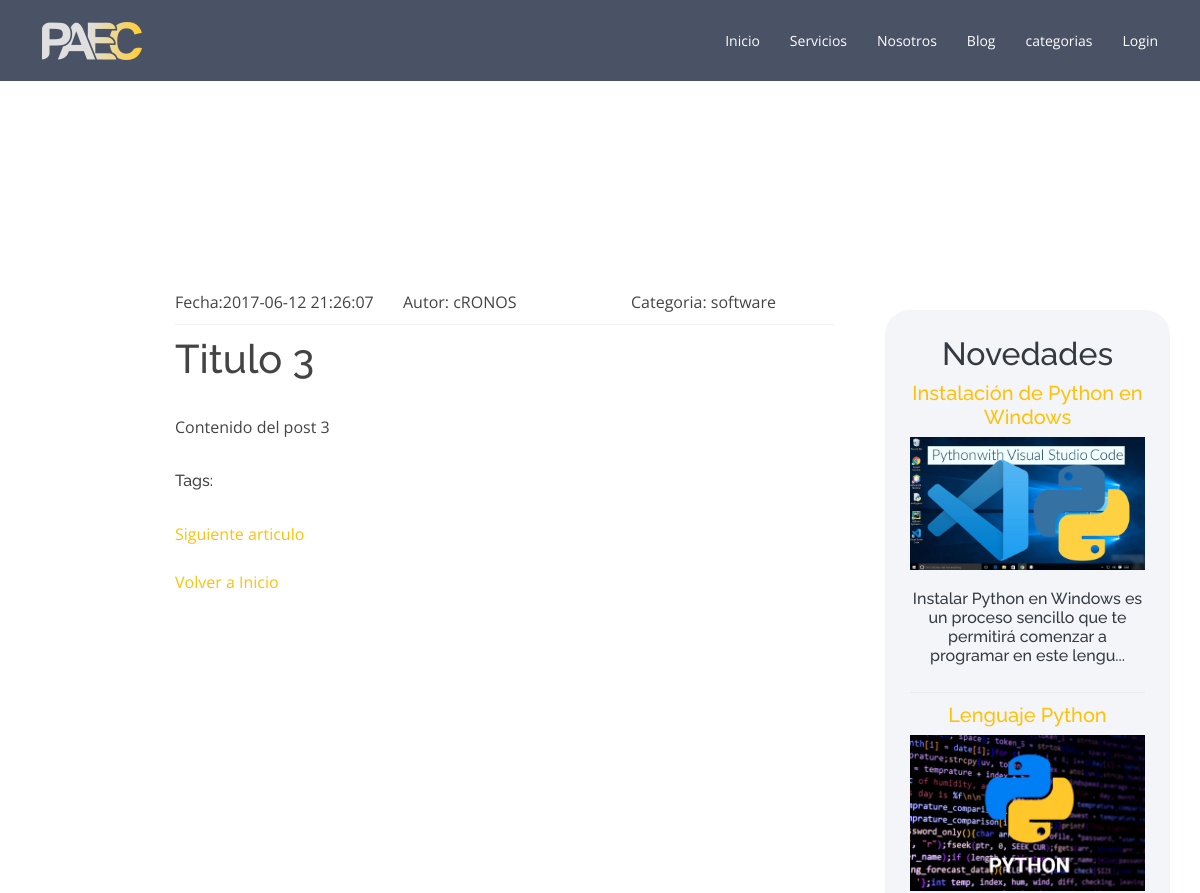
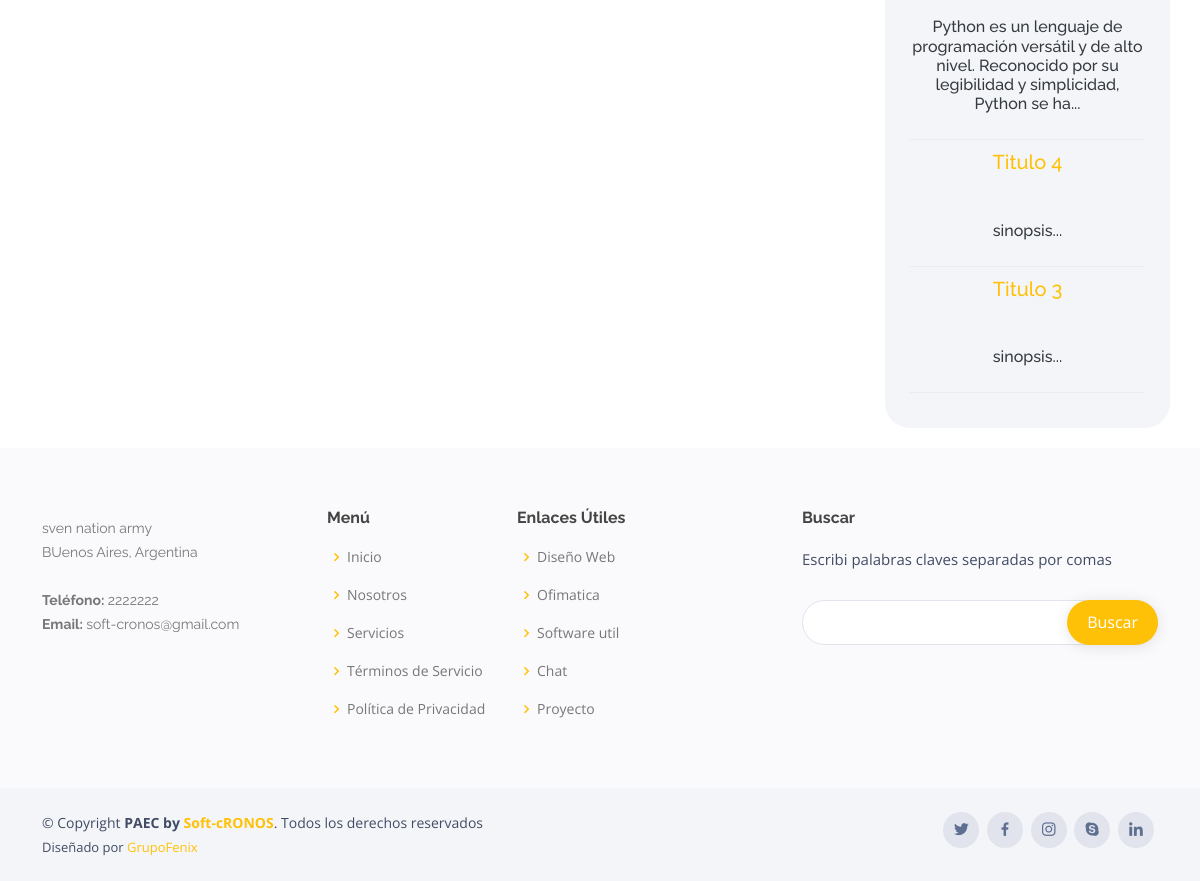
Screenshot of /post.php?id=3 with the database file from the repository (2 pictures, top to bottom).
### tables this page shows
CREATE TABLE post (
  id int(11) NOT NULL PRIMARY KEY AUTO_INCREMENT,
  id_categoria int NOT NULL,
  id_autor int NOT NULL,
  title varchar(200) NOT NULL,
  sinopsis varchar(800) NOT NULL,
  content TEXT NOT NULL,
  date timestamp NOT NULL DEFAULT CURRENT_TIMESTAMP ON UPDATE CURRENT_TIMESTAMP,
  image_url varchar(255) DEFAULT NULL,
  tags varchar(100),
  foreign key (id_categoria) references categorias(id_categoria),
  foreign key (id_autor) references autor(id_autor)
);

CREATE TABLE autor (
    id_autor INT NOT NULL PRIMARY KEY AUTO_INCREMENT,
    nick varchar(30) NOT NULL,
    nombre varchar(50),
    apellido varchar(50),
    mail varchar(50),
    profesion varchar(50)
);

CREATE TABLE categorias(
    id_categoria INT(3) NOT NULL PRIMARY KEY AUTO_INCREMENT,
    nombre varchar(30) NOT NULL,
    detalle varchar(100)
);

CREATE TABLE empresa (
    id_empresa INT NOT NULL PRIMARY KEY AUTO_INCREMENT,
    nombre varchar(30) NOT NULL,
    abreviatura varchar(5), 
    mail varchar(50),
    telefono varchar(50),
    direccion varchar(50),
    numero varchar(50)
);

### modulos/funciones.php (called while the page is built, shortened)
<?php
function openConex(){
    $conn = new mysqli(DBHOST, DBUSER, DBPWD, DBNAME);
    $conn->set_charset("utf8");
    return $conn;
}
function getPosts()
{
    $mysqli = openConex();
    $stmt = $mysqli -> prepare("SELECT p.id, p.title, p.sinopsis, p.content, p.date, p.image_url, a.nick AS nick, c.nombre AS categoria
                                FROM post p
                                INNER JOIN autor a ON p.id_autor = a.id_autor
                                INNER JOIN categorias c ON p.id_categoria = c.id_categoria
                                ORDER BY p.id DESC
                                LIMIT 30;");
    $stmt->execute();
    $result = $stmt->get_result();
    return $result;
}
function getPostById($id)
{
    $mysqli = openConex();
    $stmt = $mysqli -> prepare("SELECT p.id, p.title, p.sinopsis, p.content, p.date, p.image_url, a.nick AS nick, c.nombre AS categoria
                                FROM post p
                                INNER JOIN autor a ON p.id_autor = a.id_autor
                                INNER JOIN categorias c ON p.id_categoria = c.id_categoria
                                WHERE id = ?
                                ORDER BY p.id DESC");
    $stmt->bind_param("i", $id);
    $stmt->execute();
    $result = $stmt->get_result();
    $row = $result->fetch_assoc();
    return $row;
}
function getEmpresa()
{
    $conn = openConex();
    $stmt = $conn->prepare("SELECT * FROM empresa");
    $stmt->execute();
    $result = $stmt->get_result();
    $datos = $result->fetch_assoc();
    return $datos;
}
?>

### post.php (the view, shortened to what this page needs)
<?php
  require_once 'modulos/funciones.php';
  $post = getPostById($_GET['id']);
?>
<body>
  <main id="main">
  <div class="banner-post align-items-center justify-content-center" style="width: 100%; height: 290px; overflow: hidden;">
  </div>
    <section class="inner-page">
      <div class="container">
        <div class="row">
            <div class="col-1">
            </div>
            <div class="col contenido">
              <div class=row>
                <div class="col">
                  <div>Fecha:<?php echo $post['date'] ?></div>
                </div>
                <div class="col">
                  <div>Autor: <?php echo $post['nick'] ?></div>
                </div>
                <div class="col">
                  <div>Categoria: <?php echo $post['categoria'] ?></div>
                </div>
              </div>
              <hr class="separator">
              <h1><?php echo $post['title'] ?></h1>
              <br>
              <div>
                <?php echo $post['content'] ?>
              </div>
              <div class="post-footer">
                <div>
                  <h6>Tags:
                  </h6>
                </div>
                <br>
                  <a href="post.php?id=<?php echo intval($_GET['id']) + 1 ?>">Siguiente articulo</a>
                <br>
                <br>
                  <a href="index.php">Volver a Inicio</a>
              </div>
            </div>
            <div class="col-3 rightbar align-items-center justify-content-center">
              <?php
                include "themes/rightbar.php";
              ?>
            </div>
        </div>
      </div>
    </section>
  </main>
  <?php
  include "themes/footer.php";
  ?>
</body>
</html>

### themes/rightbar.php (shortened to what this page needs)
<h2>Novedades <?php
$posts = getPosts();
$contador = 0; ?></h2>
<ul  style="list-style: none;">
<?php foreach ($posts as $post):
    if ($contador < 4) {?>
<li>
<h6>
<a href="post.php?id=<?php echo $post['id'] ?>">
    <div class="row">
    <h5><?php echo $post['title'] ?></h5>
    </div>
    <div class="row">
    <div class="col">
        <img src="<?php echo $post['image_url'] ?>" class="img-fluid" alt="">
        <p><?php echo $post['sinopsis'] ?>...</p>
    </div>
    </div>
</a>
</li>
<hr class="separator">
<?php
        $contador++;
    }
endforeach; ?>

### themes/footer.php
<footer id="footer">
  <div class="footer-top">
      <div class="container">
          <div class="row">
              <div class="col-lg-3 col-md-6 footer-contact">
                  <h3><?php
                  $datos_empresa = getEmpresa();
                  $direccion =
                  $telefono = $datos_empresa['telefono'];
                  $mail = $datos_empresa['mail'];
                  echo $nombre; ?></h3>
                  <p>
                      <?php echo $datos_empresa['direccion'];; ?><br>
                      BUenos Aires, Argentina<br><br>
                      <strong>Teléfono: </strong><?php echo $telefono; ?><br>
                      <strong>Email: </strong><?php echo $mail; ?><br>
                  </p>
              </div>
              <div class="col-lg-2 col-md-6 footer-links">
                  <h4>Menú</h4>
                  <ul>
                      <li><i class="bx bx-chevron-right"></i> <a href="#">Inicio</a></li>
                      <li><i class="bx bx-chevron-right"></i> <a href="#">Nosotros</a></li>
                      <li><i class="bx bx-chevron-right"></i> <a href="#">Servicios</a></li>
                      <li><i class="bx bx-chevron-right"></i> <a href="#">Términos de Servicio</a></li>
                      <li><i class="bx bx-chevron-right"></i> <a href="#">Política de Privacidad</a></li>
                  </ul>
              </div>
              <div class="col-lg-3 col-md-6 footer-links">
                  <h4>Enlaces Útiles</h4>
                  <ul>
                      <li><i class="bx bx-chevron-right"></i> <a href="#">Diseño Web</a></li>
                      <li><i class="bx bx-chevron-right"></i> <a href="#">Ofimatica</a></li>
                      <li><i class="bx bx-chevron-right"></i> <a href="#">Software util</a></li>
                      <li><i class="bx bx-chevron-right"></i> <a href="#">Chat</a></li>
                      <li><i class="bx bx-chevron-right"></i> <a href="#">Proyecto</a></li>
                  </ul>
              </div>
              <div class="col-lg-4 col-md-6 footer-newsletter">
                  <h4>Buscar</h4>
                  <p>Escribi palabras claves separadas por comas</p>
                  <form action="" method="post">
                      <input type="email" name="email"><input type="submit" value="Buscar">
                  </form>
              </div>
          </div>
      </div>
  </div>
  <div class="container d-md-flex py-4">
      <div class="me-md-auto text-center text-md-start">
          <div class="copyright">
            &copy; Copyright <strong><span>PAEC by <a href="https://soft-cronos.com/">Soft-cRONOS</a></span></strong>. Todos los derechos reservados
          </div>
          <div class="credits">
              Diseñado por <a href="https://grupofenix.ar/">GrupoFenix</a>
          </div>
      </div>
      <div class="social-links text-center text-md-right pt-3 pt-md-0">
          <a href="#" class="twitter"><i class="bx bxl-twitter"></i></a>
          <a href="#" class="facebook"><i class="bx bxl-facebook"></i></a>
          <a href="#" class="instagram"><i class="bx bxl-instagram"></i></a>
          <a href="#" class="google-plus"><i class="bx bxl-skype"></i></a>
          <a href="#" class="linkedin"><i class="bx bxl-linkedin"></i></a>
      </div>
  </div>
</footer>

### assets/css/style.css (style rules this page uses)
body { font-family: "Open Sans", sans-serif; color: #444444; }
a { color: #ffc107; text-decoration: none; }
h1, h2, h3, h4, h5, h6 { font-family: "Raleway", sans-serif; }
.separator { border: none; border-top: 1px solid #ccc; margin: 10px 0; }
.banner-post { --bs-gutter-x: 1.5rem; --bs-gutter-y: 0; display: flex; flex-wrap: wrap; margin-top: calc(-1 * var(--bs-gutter-y)); margin-right: calc(-.5 * var(--bs-gutter-x)); margin-left: calc(-.5 * var(--bs-gutter-x)); height: 250px; overflow: hidden; }
.contenido { padding: 50px; background-color: white; margin-top: -70px; border-radius: 30px; }
.rightbar { margin: 0; padding: 25px; background-color: #f4f5f8; border-radius: 25px; list-style: none; align-items: center; text-align: center; color:#343a40; }
.rightbar p { margin-top: 1.2rem; color:#343a40; }
.rightbar ul { margin:0; padding:0; }
.post-footer { padding-top:2rem; }
#header { transition: all 0.5s; z-index: 997; padding: 20px 0; background: rgba(55, 64, 85, 0.9); }
#header .logo { font-size: 28px; margin: 0; padding: 0; line-height: 1; font-weight: 600; letter-spacing: 2px; font-family: "Poppins", sans-serif; }
#header .logo img { max-height: 40px; }
.navbar { padding: 0; }
.navbar ul { margin: 0; padding: 0; display: flex; list-style: none; align-items: center; }
.navbar li { position: relative; }
.navbar a, .navbar a:focus { display: flex; align-items: center; justify-content: space-between; padding: 10px 0 10px 30px; color: #fff; font-size: 14px; white-space: nowrap; transition: 0.3s; }
section { padding: 20px 0; }
#footer { color: #414c64; font-size: 14px; background: #f4f5f8; }
#footer .footer-top { padding: 60px 0 30px 0; background: #fafafc; }
#footer .footer-top .footer-contact { margin-bottom: 30px; }
#footer .footer-top .footer-contact p { font-size: 14px; line-height: 24px; margin-bottom: 0; font-family: "Raleway", sans-serif; color: #777777; }
#footer .footer-top h4 { font-size: 16px; font-weight: bold; color: #444444; position: relative; padding-bottom: 12px; }
#footer .footer-top .footer-links { margin-bottom: 30px; }
#footer .footer-top .footer-links ul { list-style: none; padding: 0; margin: 0; }
#footer .footer-top .footer-links ul i { padding-right: 2px; color: #ffc107; font-size: 18px; line-height: 1; }
#footer .footer-top .footer-links ul li { padding: 10px 0; display: flex; align-items: center; }
#footer .footer-top .footer-links ul li:first-child { padding-top: 0; }
#footer .footer-top .footer-links ul a { color: #777777; transition: 0.3s; display: inline-block; line-height: 1; }
#footer .footer-newsletter { font-size: 15px; }
#footer .footer-newsletter h4 { font-size: 16px; font-weight: bold; color: #444444; position: relative; padding-bottom: 12px; }
#footer .footer-newsletter form { margin-top: 30px; background: #fff; padding: 6px 10px; position: relative; border-radius: 50px; text-align: left; border: 1px solid #e1e4ec; }
#footer .footer-newsletter form input[type=email] { border: 0; padding: 4px 8px; width: calc(100% - 100px); }
#footer .footer-newsletter form input[type=submit] { position: absolute; top: -1px; right: -1px; bottom: -1px; border: 0; background: none; font-size: 16px; padding: 0 20px; background: #ffc107; color: #fff; transition: 0.3s; border-radius: 50px; box-shadow: 0px 2px 15px rgba(0, 0, 0, 0.1); }
#footer .credits { padding-top: 5px; font-size: 13px; }
#footer .social-links a { font-size: 18px; display: inline-block; background: #e1e4ec; color: #5f6f92; line-height: 1; padding: 8px 0; margin-right: 4px; border-radius: 50%; text-align: center; width: 36px; height: 36px; transition: 0.3s; }

### rows the page displays
post: date "2017-06-12 21:26:07", id_autor.nick "cRONOS", id_categoria.nombre "software", title "Titulo 3", content "Contenido del post 3", sinopsis "sinopsis"
post: title "Instalación de Python en Windows", image_url (picture), sinopsis "Instalar Python en Windows es un proceso sencillo que te permitirá comenzar a programar en este lengu"
post: title "Lenguaje Python", image_url (picture), sinopsis "Python es un lenguaje de programación versátil y de alto nivel. Reconocido por su legibilidad y simplicidad, Python se ha"
post: title "Titulo 4", sinopsis "sinopsis"
empresa: direccion "sven nation army", telefono "2222222", mail "soft-cronos@gmail.com"
